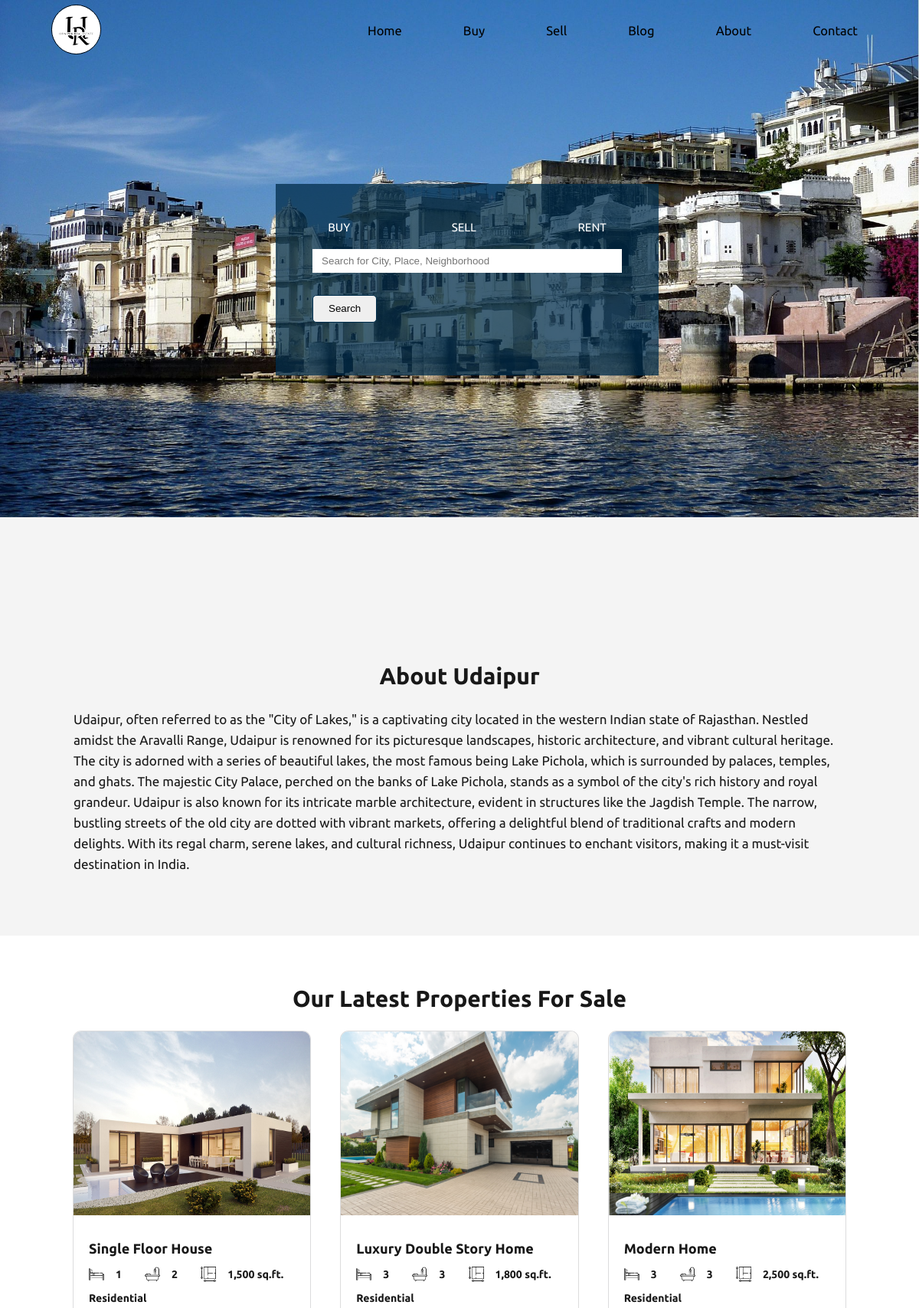
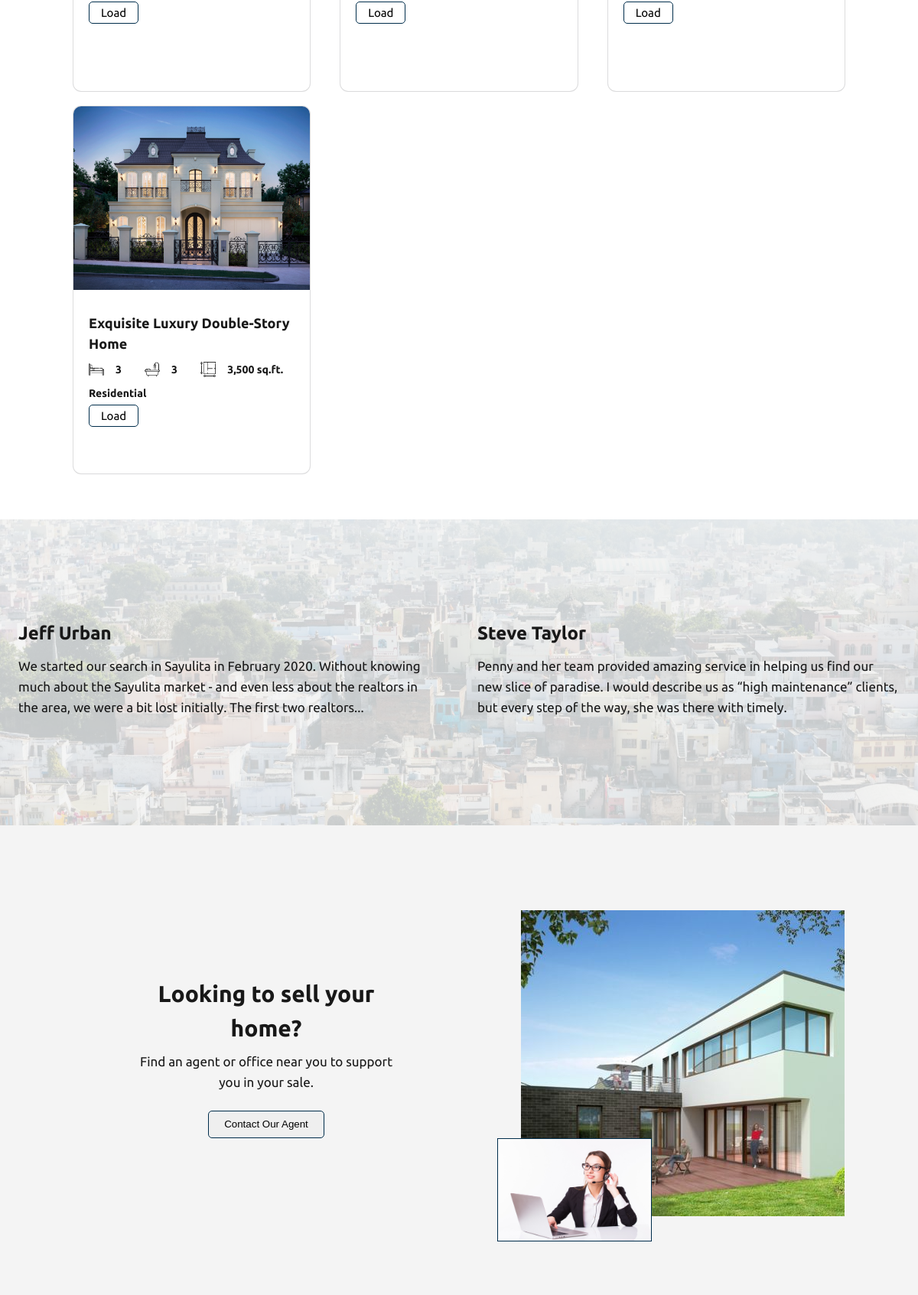
The page / (upper part) on the database its author committed (2 pictures, top to bottom).
### website/models.py (models this page shows, shortened)
class property(models.Model):
    name = models.CharField(max_length=50)
    area = models.IntegerField()
    room = models.IntegerField()
    bed = models.IntegerField()
    bath = models.IntegerField()
    price = models.IntegerField()
    description = models.CharField(max_length = 1000, default="Text")
    address = models.CharField(max_length=200)
    type = models.CharField(choices=types, default='1',max_length=12)
    furnis = models.CharField(choices=furnish, default='1',max_length=1)
    stat = models.CharField(choices=status, default='2',max_length=1)
    agent = models.ForeignKey(agent, on_delete=models.CASCADE)
    date = models.DateField(auto_now=False, auto_now_add=False)
    image1 =models.ImageField(upload_to="./property/")

### website/views.py (the view)
# urls.py: 2. Add a URL to urlpatterns:  path('', views.home, name='home')
def home(request):
    sell = property.objects.all().filter(stat='2')
    data = blog.objects.all().filter(STATUS='2')
    return render (request,'index.html',{'sell':sell,'post':data})

### Template/index.html (shortened to what this page needs)
{%extends 'nav.html'%}
{% block content %}
{% load static%}
<link rel="stylesheet" href="{% static 'css/index.css'%}">
<section class="banner">
    <div class='form'>
        <div class="d-fl">
            <a href="javascript:buyForm()" id="buybutton">Buy</a>
            <a href="javascript:sellForm()">Sell</a>
            <a href="javascript:rentForm()">Rent</a>
        </div>
        <form action="{% url 'search' %}" id="buy" method="GET">
            <input type="text" name="term" placeholder="Search for City, Place, Neighborhood" required>
            <button>Search</button>
        </form>
    </div>
</section>
<section class="container">
    <h2 class="t-c">About Udaipur</h2>
    <p>Udaipur, often referred to as the "City of Lakes," is a captivating city located in the western Indian state of
        Rajasthan. Nestled amidst the Aravalli Range, Udaipur is renowned for its picturesque landscapes, historic
        architecture, and vibrant cultural heritage. The city is adorned with a series of beautiful lakes, the most
        famous being Lake Pichola, which is surrounded by palaces, temples, and ghats. The majestic City Palace, perched
        on the banks of Lake Pichola, stands as a symbol of the city's rich history and royal grandeur. Udaipur is also
        known for its intricate marble architecture, evident in structures like the Jagdish Temple. The narrow, bustling
        streets of the old city are dotted with vibrant markets, offering a delightful blend of traditional crafts and
        modern delights. With its regal charm, serene lakes, and cultural richness, Udaipur continues to enchant
        visitors, making it a must-visit destination in India.
    </p>
</section>
<section class="container bg-w">
    <h2 class="t-c p-b">Our Latest Properties For Sale</h2>
    <div class="d-gr properties">
        {% for i in sell %}
        <div class="item">
            <img src={{i.image1.url}} alt="" width="100%">
            <div class="detail">
                <h4>{{i.name}}</h4>
                <div class="d-fl">
                    <div class="d-inline">
                        <img src="{% static 'images/bed.png' %}" alt="" width="20px">
                        <h5 class="qtn">{{i.bed}}</h4>
                    </div>
                    <div class="d-inline">
                        <img src="{% static 'images/bath.png' %}" alt="" width="20px">
                        <h5 class="qtn">{{i.bath}}</h4>
                    </div>
                    <div class="d-inline">
                        <img src="{% static 'images/area.png' %}" alt="" width="20px">
                        <h5 class="qtn">{{i.area}} sq.ft.</h4>
                    </div>
                </div>
                <h5>{{i.type}}</h5>
                <a class="bt" href="{% url 'search' i.id %}">Load</a>
            </div>
        </div>
        {% endfor%}
    </div>
</section>
<section class="reviews">
    <img class="bgimg" src="{% static 'images/city-palace.jpg' %}" alt="">
    <div class="review">
        <h3>Jeff Urban</h3>
        <p>We started our search in Sayulita in February 2020. Without knowing much about the Sayulita market - and even
            less about the realtors in the area, we were a bit lost initially. The first two realtors...</p>
    </div>
    <div class="review">
        <h3>Steve Taylor</h3>
        <p>Penny and her team provided amazing service in helping us find our new slice of paradise. I would describe us
            as “high maintenance” clients, but every step of the way, she was there with timely. </p>
    </div>
</section>
<section class="container d-fl">
    <div class="container">
        <h2>
            Looking to sell your home?
        </h2>
        <p>Find an agent or office near you to support you in your sale.</p>
        <button>Contact Our Agent</button>
    </div>
    <div class="container desktop">
        <img src="{% static 'images/Home1.jpg'%}" alt="">
        <img class="sticker" src="{% static 'images/agent.jpg'%}" alt="" width="100%">
    </div>
</section>
{% endblock %}

### Template/nav.html (shortened to what this page needs)
{% load static %}
<!DOCTYPE html>
<html lang="en">
<head>
    <link rel="stylesheet" type="text/css" href="{% static '/css/style.css' %}">
</head>
<body>
    <header>
        <div id="logo">
            <a href="/">
                <img src="{% static '/images/logo.png' %}" alt="Logo" height="65px">
            </a>
        </div>
        <nav>
            <ul class="menus">
                <li><a href="/">Home</a></li>
                <li><a href="/buy">Buy</a></li>
                <li><a href="/sell">Sell</a></li>
                <li><a href="/blog">Blog</a></li>
                <li><a href="/about">About</a></li>
                <li><a href="/contact">Contact</a></li>
            </ul>
        </nav>
    </header>
    {% block content %}
    {% endblock %}
</body>
</html>

### static/css/style.css (style rules this page uses)
* { padding: 0; border: 0; margin: 0; box-sizing: border-box; }
:root { --primary-color:#002d4b; --secondary-color: #2e368f; --font-color: #181818; --bg-color: #f4f4f4; --white-color: #ffffff; }
ul li { list-style: none; }
h2 { font-size: 30px; line-height: 45px; }
h3 { font-size: 24px; line-height: 36px; }
h4 { font-size: 18px; line-height: 27px; }
h5 { font-size: 14px; line-height: 21px; }
p { font-size: medium; font-size: 17px; line-height: 27px; margin: 2% 0; }
html { font-size: 15px; font-family: 'Ubuntu', sans-serif; }
body { background: var(--bg-color); color: var(--font-color); }
header { width: 100%; position: fixed; display: grid; grid-template-columns: 3fr 4fr .5fr; height: 80px; z-index: 4; }
#logo { grid-column: 1; align-self: center; padding-left: 14%; }
#logo a img { border: 1px solid black; border-radius: 50%; }
.d-fl { display: flex; }
nav { align-self: center; transition: all 0.2s linear; }
nav ul { display: flex; justify-content: space-between; }
nav ul li a:after { content: ''; position: absolute; width: 100%; transform: scaleX(0); height: 1.5px; bottom: -5px; left: 0; background-color: #000000; transform-origin: bottom right; transition: all 0.25s linear; }
header a { display: inline-block; position: relative; text-decoration: none; color: #000000; font-size: 1.1em; }

### static/css/index.css (style rules this page uses)
.container { position: relative; width: 100%; padding: 5% 8%; overflow: hidden; }
button { border: 1px solid var(--primary-color); padding: 0 20px; line-height: 34px; border-radius: 5px; margin: 5% 0; }
.bt { border: 1px solid var(--primary-color); text-decoration: none; color: black; padding: 5px 15px; border-radius: 5px; }
.bgimg { position: absolute; width: 100%; top: 0; left: 0; z-index: -1; opacity: .2; }
.t-c { text-align: center; }
.p-b { padding-bottom: 2%; }
.bg-w { background-color: white; }
.banner { width: 100%; height: 100vh; overflow: hidden; position: relative; }
.form { z-index: 2; width: 500px; height: 250px; padding: 4%; background-color: rgba(0, 45, 75, 0.75); position: absolute; top: 30%; left: 30%; overflow: hidden; transition: 1s; }
.form div a { text-decoration: none; color: white; text-transform: uppercase; padding: 0 5%; }
.form form input { margin: 5% 0 2% 0; padding: 2% 3%; outline: none; width: 100%; }
form { height: 300px; }
.d-fl { display: flex; text-align: center; align-items: center; justify-content: space-between; }
.d-inline { display: flex; justify-content: space-between; }
.d-gr { display: grid; grid-template-columns: 1fr 1fr 1fr; row-gap: 20px; column-gap: 40px; }
.properties .item { overflow: hidden; height: 60vh; background-color: white; border-radius: 10px; box-shadow: rgba(0, 0, 0, 0.02) 0px 1px 3px 0px, rgba(27, 31, 35, 0.15) 0px 0px 0px 1px; transition: 0.3s; }
.item img { height: 50%; display: block; }
.item .detail { padding: 20px; height: 30%; }
.item .detail>* { margin: 10px 0; }
.reviews { width: 100%; height: 400px; overflow: hidden; align-items: center; display: flex; padding: 5% 0 ; position: relative; }
.review { min-width: 50vw; padding: 0 2%; animation: move infinite 25s ease-in-out; }
.sticker { position: absolute; width: 40%; bottom: 20px; left: 50px; border: 1px solid var(--primary-color); }
.qtn { padding: 0 15px; }

### rows shown on the page
property: image1 (picture), name "Single Floor House", bed "1", bath "2", area "1,500", type "Residential"
property: image1 (picture), name "Luxury Double Story Home", bed "3", bath "3", area "1,800", type "Residential"
property: image1 (picture), name "Modern Home", bed "3", bath "3", area "2,500", type "Residential"
property: image1 (picture), name "Exquisite Luxury Double-Story Home", bed "3", bath "3", area "3,500", type "Residential"
